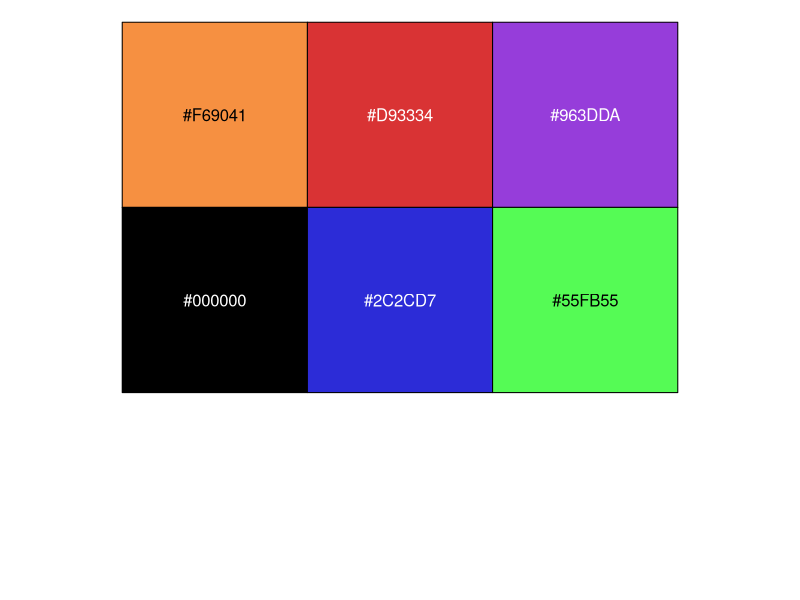
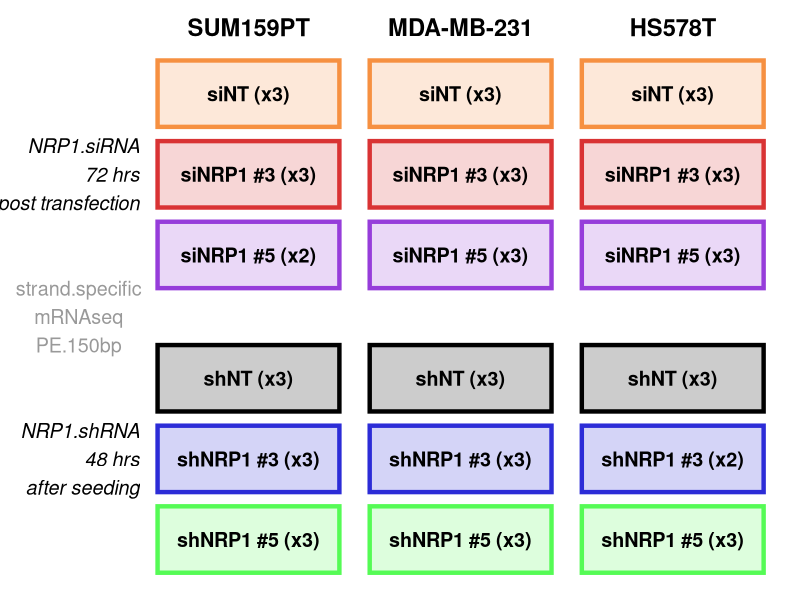
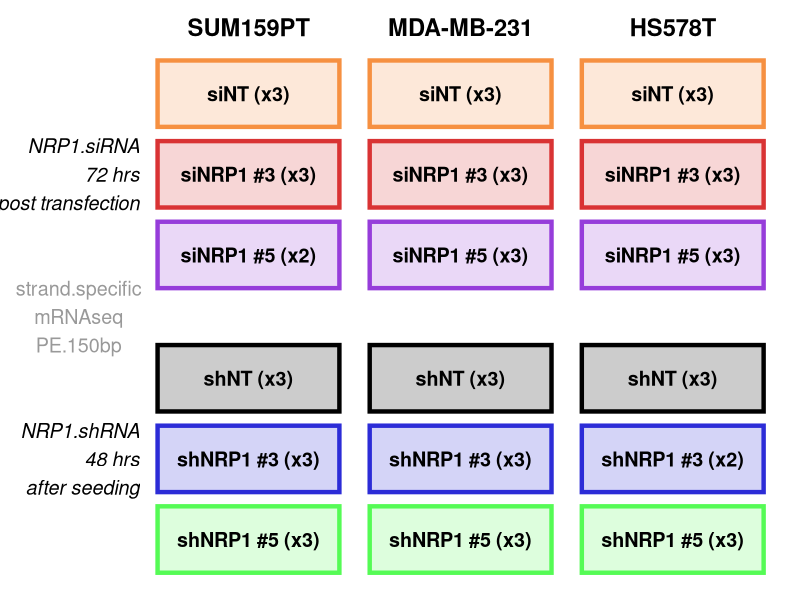

The R source for these figures, in order:
## ---- chunk 1

library(ggplot2)
library(dplyr)
#
level.order.treat<-c("siNT","siNRP1.3","siNRP1.5","shNT","shNRP1.3","shNRP1.5") 
#group.colors.treat<-c("darkorange","#E41A1C","purple","black","#0000FF","green")
group.colors.treat<-colorspace::desaturate(c("darkorange","#E41A1C","purple","black","#0000FF","green"),amount=0.15) #muted colors
scales::show_col(group.colors.treat)

## ---- chunk 2

## Create data frame for rectangles
n_rows <- 6
n_cols <- 3
total_rects <- n_rows * n_cols
#
## Base size of rectangles
rect_width <- 3
rect_height <- 0.7
#
## labels
rect_labels<-rep(c('shNRP1 #5 (x3)','shNRP1 #3 (x3)','shNT (x3)','siNRP1 #5 (x3)','siNRP1 #3 (x3)','siNT (x3)'), times=3)
#
## Define blocks for labeling on left side (blocks of 3 rows)
df <- expand.grid(row = 1:n_rows, col = 1:n_cols) %>%
  arrange(col, row) %>%
  mutate(
    x = (col - 1) * (rect_width + 0.5), #horizontal spacing
    y = ifelse(row <= 3, row - 1, row - 1 + 0.5), 
    xmin = x,
    xmax = x + rect_width,
    ymin = rep(c(0,0.85,1.7, 3,3.85,4.7),3), #instead of y, manual definition worked best 
    ymax = ymin + rect_height,
    label = rect_labels,
    row_color = factor(row)  # Different color by row
  )
df
### 2 outlier samples removed: HS578T.shNRP1.3.3 and SUM159.siNRP1.5.1
df[14,'label']<-'shNRP1 #3 (x2)'
df[4,'label']<-'siNRP1 #5 (x2)'  
df
#
## Define left side block labels for every 3 rows
block_labels <- data.frame(
  block = c("NRP1.shRNA\n48 hrs\nafter seeding", "NRP1.siRNA\n72 hrs\npost transfection"),
  x = -0.3,             # Placed left outside rectangles
  y = c(1.2,4.2) #manual works better
)
block_labels
#
## Column headers
headers <- data.frame(
  col = 1:n_cols,
  x = (0:(n_cols - 1)) * (rect_width + 0.5) + rect_width / 2,
  #y = max(df$y) + rect_height * 1.5,
  y = max(df$ymax) + 0.35,
  header = c("SUM159PT", "MDA-MB-231", "HS578T")
)
#
## Define a color palette for rows
row_colors <- rev(group.colors.treat)
#
## combine plot
plot<-ggplot() +
  geom_rect(data = df, aes(xmin = xmin, xmax = xmax, ymin = ymin, ymax = ymax, color = row_color, fill = row_color), linewidth=1.5) +
  geom_text(data = df, aes(x = xmin + rect_width/2, y = ymin + rect_height/2, label = label), size = 5, fontface = "bold") +
  geom_text(data = headers, aes(x = x, y = y, label = header), size = 6, fontface = "bold") +
  geom_text(data = block_labels, aes(x = x, y = y, label = block), size = 5, hjust = 1, fontface = "italic") +
  annotate(geom='text', x=-1.3, y=2.7, label='strand.specific\nmRNAseq\nPE.150bp', size = 5, hjust = 0.5, color='grey60')+
  scale_color_manual(values = row_colors) +
  scale_fill_manual(values = alpha(row_colors,0.2)) +
  theme_void() +
  theme(legend.position='none')+
  expand_limits(x = -2, y = max(headers$y))
plot

## ---- chunk 3

### A4 page in inches: 8.3 x 11.7 inches --> width=15,height=21.14
dev.new(width=10, height=5, noRStudioGD = T, rescale='fixed')
#
plot
#
cowplot::save_plot("Figure0.pdf", plot = plot, base_width = 10, base_height = 5)

## ---- chunk 4

sessionInfo() #record the R and package versions used
##############################
# R version 4.2.3 (2023-03-15 ucrt)
# Platform: x86_64-w64-mingw32/x64 (64-bit)
# Running under: Windows 10 x64 (build 19044)
# 
# Matrix products: default
# 
# locale:
# [1] LC_COLLATE=English_Australia.utf8  LC_CTYPE=English_Australia.utf8   
# [3] LC_MONETARY=English_Australia.utf8 LC_NUMERIC=C                      
# [5] LC_TIME=English_Australia.utf8    
# 
# attached base packages:
# [1] stats     graphics  grDevices utils     datasets  methods   base     
# 
# other attached packages:
# [1] cowplot_1.1.1  ggrepel_0.9.3  ggplot2_3.4.2  reshape2_1.4.4 edgeR_3.40.2   limma_3.54.2  
# 
# loaded via a namespace (and not attached):
#  [1] Rcpp_1.0.10                 locfit_1.5-9.7              lattice_0.20-45            
#  [4] Rsamtools_2.14.0            Biostrings_2.66.0           digest_0.6.31              
#  [7] R6_2.5.1                    GenomeInfoDb_1.34.9         plyr_1.8.8                 
# [10] stats4_4.2.3                Polychrome_1.5.1            evaluate_0.21              
# [13] pillar_1.11.0               zlibbioc_1.44.0             rlang_1.1.3                
# [16] rstudioapi_0.14             S4Vectors_0.36.2            Matrix_1.6-5               
# [19] rmarkdown_2.22              BiocParallel_1.32.5         stringr_1.5.0              
# [22] RCurl_1.98-1.12             DelayedArray_0.23.2         compiler_4.2.3             
# [25] rtracklayer_1.58.0          xfun_0.39                   pkgconfig_2.0.3            
# [28] BiocGenerics_0.44.0         htmltools_0.5.4             tidyselect_1.2.0           
# [31] SummarizedExperiment_1.28.0 tibble_3.2.1                GenomeInfoDbData_1.2.9     
# [34] IRanges_2.32.0              codetools_0.2-19            matrixStats_1.0.0          
# [37] XML_3.99-0.13               crayon_1.5.2                dplyr_1.1.2                
# [40] withr_2.5.0                 GenomicAlignments_1.34.1    bitops_1.0-7               
# [43] grid_4.2.3                  gtable_0.3.3                lifecycle_1.0.3            
# [46] magrittr_2.0.3              scales_1.4.0                cli_3.6.0                  
# [49] stringi_1.7.12              farver_2.1.1                XVector_0.38.0             
# [52] scatterplot3d_0.3-43        generics_0.1.3              vctrs_0.6.0                
# [55] rjson_0.2.21                restfulr_0.0.15             RColorBrewer_1.1-3         
# [58] tools_4.2.3                 Biobase_2.58.0              glue_1.6.2                 
# [61] MatrixGenerics_1.10.0       parallel_4.2.3              fastmap_1.1.1              
# [64] yaml_2.3.7                  colorspace_2.1-0            GenomicRanges_1.50.2       
# [67] knitr_1.43                  BiocIO_1.8.0               
##############################

